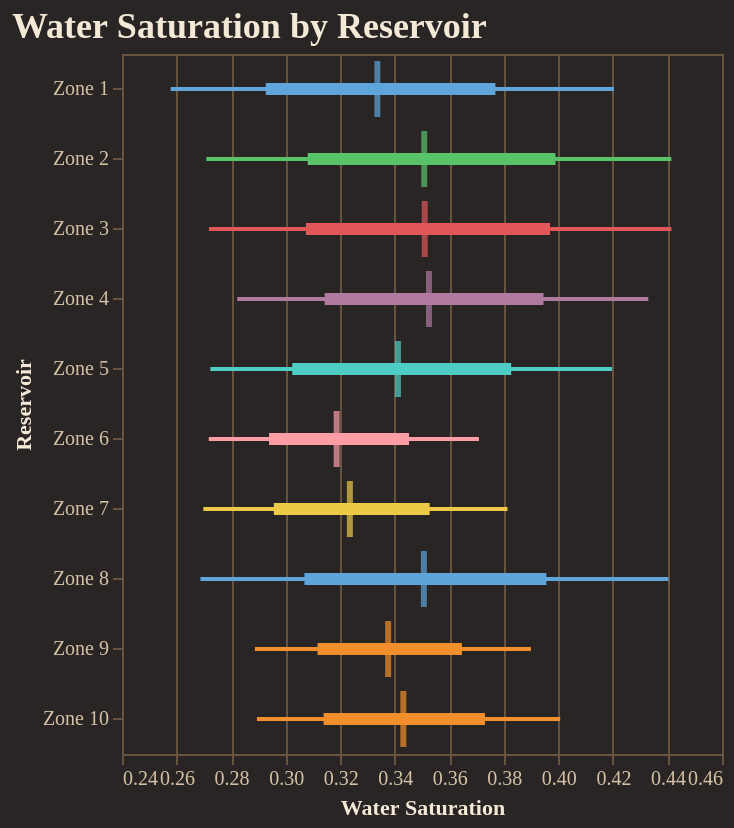

The cell this chart's notebook holds for it:
### Code cell
fig = reporter.plotter.forest_plot(
    "Water Saturation", 
    backend=PLOTTING_BACKEND
)
fig.show()

### Figure 1 — Vega-Lite specification as saved in the notebook (floating-point values rounded to 4 significant figures)
{"config": {"background": "#292524", "view": {"fill": "#292524", "stroke": "#665340"}, "title": {"color": "#f4e9d7", "font": "Merriweather", "fontSize": 18, "fontWeight": 600, "subtitleColor": "#d5c2a6", "anchor": "start"}, "axis": {"domainColor": "#665340", "gridColor": "#665340", "tickColor": "#665340", "labelColor": "#d5c2a6", "titleColor": "#f4e9d7", "labelFont": "Merriweather", "titleFont": "Merriweather"}, "legend": {"titleColor": "#f4e9d7", "labelColor": "#d5c2a6", "labelFont": "Merriweather", "titleFont": "Merriweather", "orient": "top-right", "symbolType": "circle"}, "header": {"labelColor": "#d5c2a6", "titleColor": "#f4e9d7", "labelFont": "Merriweather", "titleFont": "Merriweather"}, "mark": {"color": "#c78d3b"}, "line": {"color": "#c78d3b"}, "bar": {"color": "#c78d3b"}, "point": {"color": "#ddb06d"}, "area": {"color": "#c78d3b", "opacity": 0.35}, "text": {"color": "#f4e9d7", "font": "Merriweather"}, "range": {"category": ["#5DA5DA", "#F28E2B", "#59C36A", "#E15759", "#B07AA1", "#4ECDC4", "#FF9DA7", "#EDC948"]}}, "layer": [{"mark": {"type": "rule", "strokeWidth": 2}, "encoding": {"color": {"field": "group", "legend": null, "type": "nominal"}, "x": {"field": "p10", "scale": {"zero": false}, "title": "Water Saturation", "type": "quantitative"}, "x2": {"field": "p90"}, "y": {"field": "group", "sort": ["Zone 1", "Zone 2", "Zone 3", "Zone 4", "Zone 5", "Zone 6", "Zone 7", "Zone 8", "Zone 9", "Zone 10"], "title": "Reservoir", "type": "nominal"}}}, {"mark": {"type": "rule", "strokeWidth": 6}, "encoding": {"color": {"field": "group", "legend": null, "type": "nominal"}, "x": {"field": "p25", "scale": {"zero": false}, "title": "Water Saturation", "type": "quantitative"}, "x2": {"field": "p75"}, "y": {"field": "group", "sort": ["Zone 1", "Zone 2", "Zone 3", "Zone 4", "Zone 5", "Zone 6", "Zone 7", "Zone 8", "Zone 9", "Zone 10"], "title": "Reservoir", "type": "nominal"}}}, {"mark": {"type": "tick", "color": "black", "size": 28, "thickness": 3}, "encoding": {"color": {"field": "group", "legend": null, "type": "nominal"}, "tooltip": [{"field": "group", "title": "Group", "type": "nominal"}, {"field": "p10", "title": "P10", "type": "quantitative"}, {"field": "p25", "title": "P25", "type": "quantitative"}, {"field": "median", "title": "Median", "type": "quantitative"}, {"field": "p75", "title": "P75", "type": "quantitative"}, {"field": "p90", "title": "P90", "type": "quantitative"}], "x": {"field": "median", "scale": {"zero": false}, "title": "Water Saturation", "type": "quantitative"}, "y": {"field": "group", "sort": ["Zone 1", "Zone 2", "Zone 3", "Zone 4", "Zone 5", "Zone 6", "Zone 7", "Zone 8", "Zone 9", "Zone 10"], "title": "Reservoir", "type": "nominal"}}}], "data": {"name": "data-884455c9a3221cf065f12aaf238562cf"}, "height": 350, "title": "Water Saturation by Reservoir", "width": "container", "$schema": "https://vega.github.io/schema/vega-lite/v5.20.1.json", "datasets": {"data-884455c9a3221cf065f12aaf238562cf": [{"group": "Zone 1", "p10": 0.2579, "p25": 0.2927, "median": 0.3336, "p75": 0.3769, "p90": 0.4204}, {"group": "Zone 2", "p10": 0.2709, "p25": 0.3081, "median": 0.3508, "p75": 0.3989, "p90": 0.4414}, {"group": "Zone 3", "p10": 0.2719, "p25": 0.3074, "median": 0.351, "p75": 0.3969, "p90": 0.4415}, {"group": "Zone 4", "p10": 0.2823, "p25": 0.3143, "median": 0.3525, "p75": 0.3945, "p90": 0.433}, {"group": "Zone 5", "p10": 0.2724, "p25": 0.3024, "median": 0.3412, "p75": 0.3827, "p90": 0.4197}, {"group": "Zone 6", "p10": 0.2718, "p25": 0.2939, "median": 0.3187, "p75": 0.3452, "p90": 0.3709}, {"group": "Zone 7", "p10": 0.2698, "p25": 0.2957, "median": 0.3236, "p75": 0.3528, "p90": 0.3814}, {"group": "Zone 8", "p10": 0.2688, "p25": 0.3069, "median": 0.3507, "p75": 0.3956, "p90": 0.4403}, {"group": "Zone 9", "p10": 0.2888, "p25": 0.3117, "median": 0.3376, "p75": 0.3646, "p90": 0.39}, {"group": "Zone 10", "p10": 0.2895, "p25": 0.3139, "median": 0.3432, "p75": 0.3731, "p90": 0.4007}]}}
